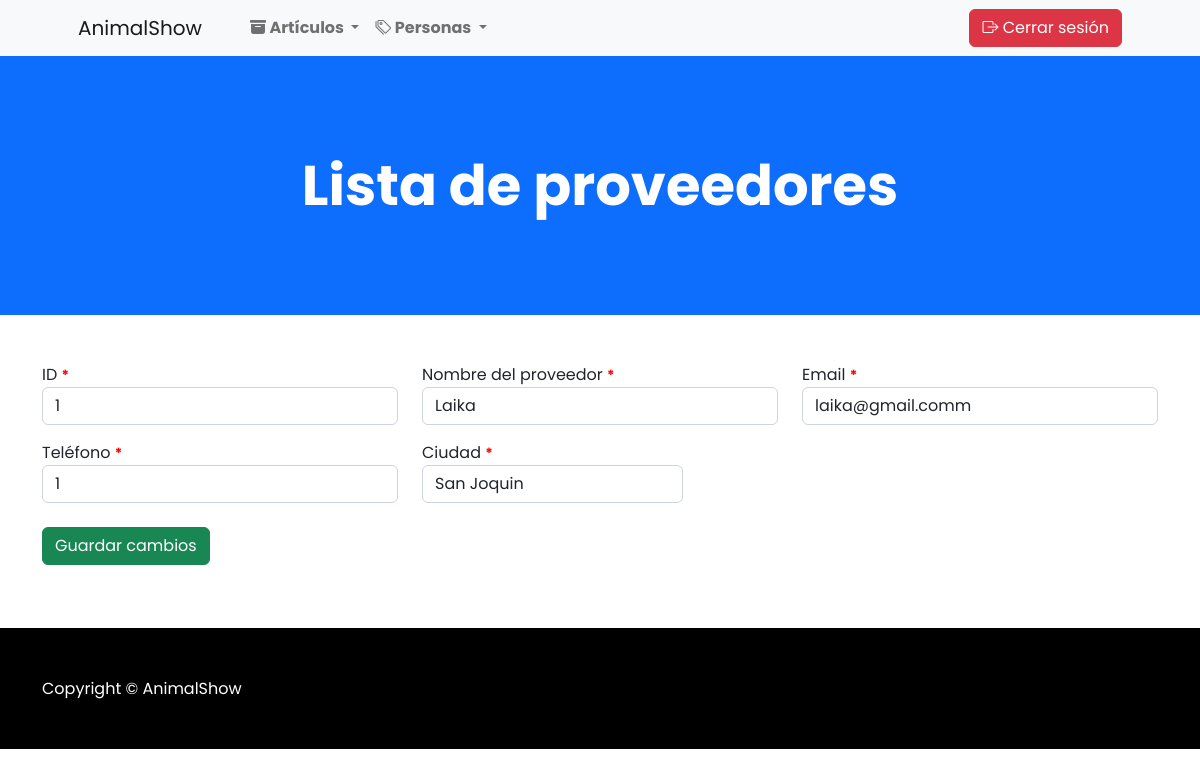
The page /editarProveedor/1 on the database as committed earlier.
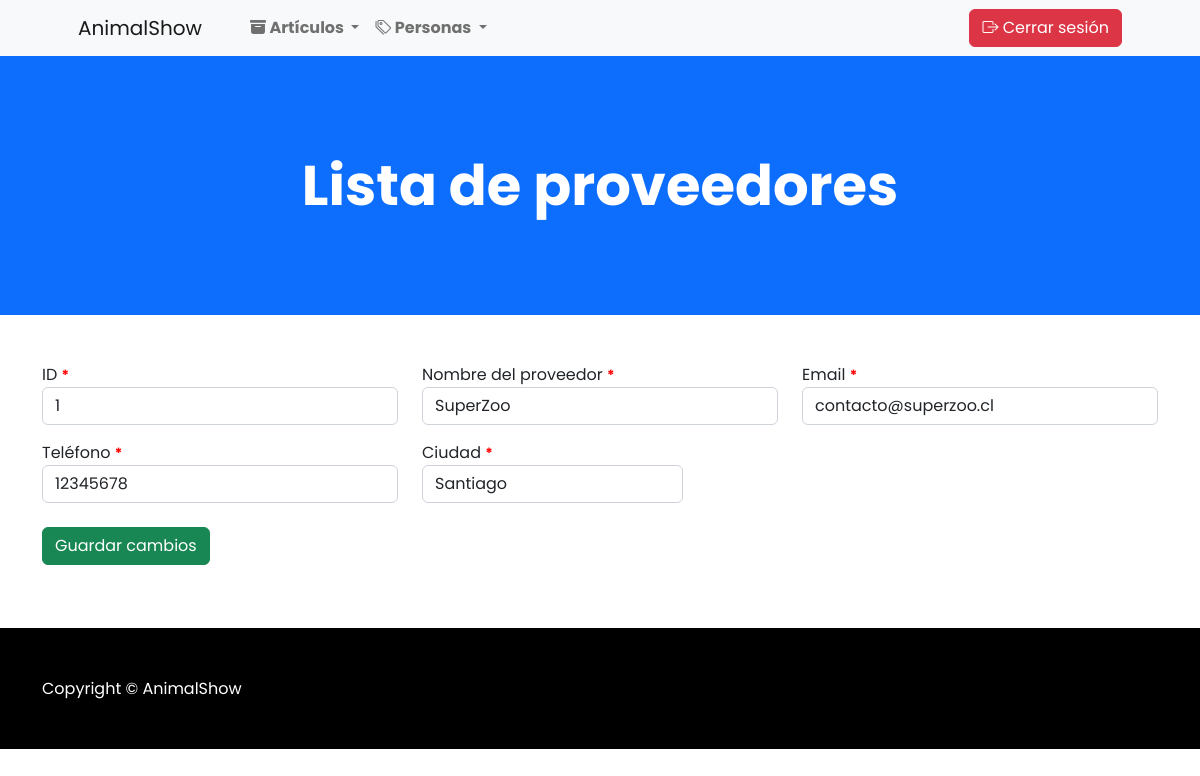
The same page on the database as committed later.
### apps/Shopanimal/models.py (models this page shows, shortened)
class Proveedor(models.Model):
    id_proveedor = models.IntegerField(primary_key=True)
    nombre_proveedor = models.CharField(max_length=100)
    email = models.CharField(max_length=100)
    telefono = models.CharField(max_length=50)
    ciudad = models.CharField(max_length=100)

### apps/Shopanimal/views.py (the view)
# urls.py: path('editarProveedor/<id_proveedor>', views.cargarEditarProveedores),
def cargarEditarProveedores(request, id_proveedor):
    proveedores = Proveedor.objects.get(id_proveedor=id_proveedor)
    return render(request, "editarProv.html", {"prove": proveedores,})

### apps/Shopanimal/templates/editarProv.html (shortened to what this page needs)
{% extends './baseAdmin.html' %} {% load static %} {% block head %}
<link rel="stylesheet" href="{% static 'css/style.css' %}" />
{% endblock %} {% block body %}
<header class="bg-primary py-5">
  <div class="container px-4 px-lg-5 my-5">
    <div class="text-center text-white">
      <h1 class="display-4 fw-bolder">Lista de proveedores</h1>
    </div>
  </div>
</header>
<form action="/editarProveedorForm" method="POST" enctype="multipart/form-data">
  <div class="container mt-5 mb-5">
    <div class="row">
      <div class="col-md-4">
        <div class="form-group mb-3">
          <label for="txtID">ID <small>*</small></label>
          <input
            readonly
            value="{{prove.id_proveedor}}"
            name="txtID"
            id="txtID"
            type="number"
            class="form-control"
            placeholder="ID del proveedor"
          />
        </div>
      </div>
      <div class="col-md-4">
        <div class="form-group mb-3">
          <label for="txtNombre">Nombre del proveedor <small>*</small></label>
          <input
            value="{{prove.nombre_proveedor}}"
            name="txtNombre"
            id="txtNombre"
            type="text"
            class="form-control"
            placeholder="Ingrese el nombre del proveedor"
          />
        </div>
      </div>
      <div class="col-md-4">
        <div class="form-group mb-3">
          <label for="txtEmail">Email <small>*</small></label>
          <input
            value="{{prove.email}}"
            name="txtEmail"
            id="txtEmail"
            type="text"
            class="form-control"
            placeholder="Ingrese el email"
          />
        </div>
      </div>
      <div class="col-md-4">
        <div class="form-group mb-3">
          <label for="txtTel">Teléfono <small>*</small></label>
          <input
            value="{{prove.telefono}}"
            name="txtTel"
            id="txtTel"
            type="text"
            class="form-control"
            placeholder="Ingrese el teléfono"
          />
        </div>
      </div>
      <div class="col-md-3">
        <div class="form-group mb-3">
          <label for="txtCiudad">Ciudad <small>*</small></label>
          <input
            value="{{prove.ciudad}}"
            name="txtCiudad"
            id="txtCiudad"
            type="text"
            class="form-control"
            placeholder="Ingrese la ciudad"
          />
        </div>
      </div>
      <div class="form-group mt-2">
        <button id="btnEnviar" type="submit" class="btn btn-success">
         Guardar cambios
        </button>
      </div>
    </div>
  </div>
</form>
{% endblock %}

Rows that differ between the two databases and show on the page:
changed Proveedor id 1: txtNombre "Laika" → "SuperZoo"; txtEmail "laika@gmail.comm" → "contacto@superzoo.cl"; txtTel "1" → "12345678"; txtCiudad "San Joquin" → "Santiago"
